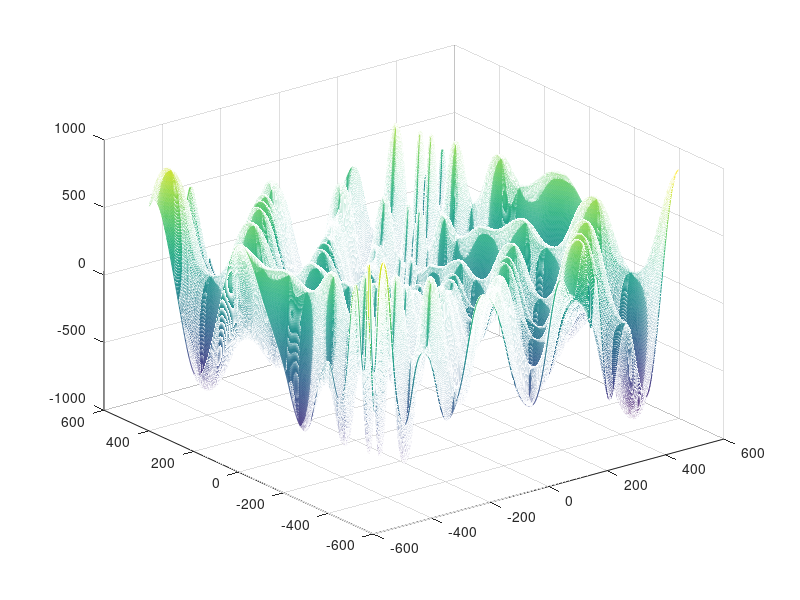

The MATLAB source for this figure: (Note: this script raises an error after producing the figure.)
%Link to my Video: 

%clear all;
%clear;
%clc;

% Reference: Lecture Video [NIC]

x1=-512:1:512;
x2=-512:1:512;

for i=1:length(x1)
    for j=1:length(x2)
        %Eggholder Function 
        %Desired Signal
        y(i,j)=-(x2(j)+47).*(sin(sqrt(abs((x1(i)/2)+(x2(j)+47)))))-(x1(i).*sin(sin(sqrt(abs((x1(i))-(x2(j)+47))))));
    end
end
mesh(x1,x2,y)

hidden_layers=3; %Using this link which says- The number of hidden neurons should be less than twice the size of the input layer % https://www.heatonresearch.com/2017/06/01/hidden-layers.html
w1=rand(hidden_layers,2);%Weights between input layer and the hidden layer
w2=rand(1,hidden_layers); %Weights between the output layer and the hidden layer

b1=rand(hidden_layers,1);%Biases of the hidden layer
b2=rand; %Bias of the output neuron

for iter=1:50
    
    for i=1:length(x1)
        for j=1:length(x2)
            a1=tanh(w1*[x1(i) x2(j)]'+b1); % Tan Sigmoid activation function has more flexibility compared to Log Sigmoid activation function
            y1(i,j)=(w2*a1)+b2; %approximated y1
            e(i,j)=y(i,j)-y1(i,j); %Actual-Approximated
            w2=w2+2*lr*e(i,j)*a1';
            b2=b2+2*lr*e(i,j);
            w1=w1+2*lr*e(i,j)*diag(1-a1.^2)*w2'*[x1(i) x2(j)];
            b1=b1+2*lr*e(i,j)*diag(1-a1.^2)*w2';   
            
        end
    end
    mesh(x1,x2,y1)
    xlabel('x')
    ylabel('y')
    zlabel('z')
    title('Eggholder Function')
    disp(iter)
end

figure
mesh(x1,x2,y1)
axis([-512 512 -512 512 -1000 1000]);

 %%
 % Random Selection of Test Points

t_x1=-512:0.01:512;
t_x2=-512:0.01:512;
test_x1=[];
test_x2=[];

while length(test_x1)<40
    pos=randi(length(t_x1));
    card=t_x1(pos);
    if isinteger(card)
        continue
    else
        test_x1=[test_x1,card];
    end
end

while length(test_x2)<40
    pos=randi(length(t_x2));
    card=t_x2(pos);
    if isinteger(card)
        continue
    else
        test_x2=[test_x2,card];
    end
end

%% Calculating the Mean Square Error
MSE=0;

for i=1:40
    y=-(test_x2(i)+47).*(sin(sqrt(abs((test_x1(i)/2)+(test_x2(i)+47)))))-(test_x1(i).*sin(sin(sqrt(abs((test_x1(i))-(test_x2(i)+47))))));
    a1=tanh(w1*[test_x1(i) test_x2(i)]'+b1);
    y1=(w2*a1)+b2;
    MSE=MSE+(y-y1)^2
end

MSE=MSE/40

 